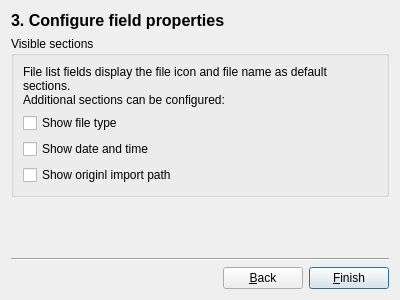
<?xml version="1.0" encoding="UTF-8"?>
<ui version="4.0">
 <class>FilesFieldWizard</class>
 <widget class="QWidget" name="FilesFieldWizard">
  <property name="geometry">
   <rect>
    <x>0</x>
    <y>0</y>
    <width>400</width>
    <height>300</height>
   </rect>
  </property>
  <property name="windowTitle">
   <string>Form</string>
  </property>
  <layout class="QVBoxLayout" name="verticalLayout_2">
   <item>
    <widget class="QLabel" name="label">
     <property name="styleSheet">
      <string notr="true">font-size: 16px;
font-weight: bold;</string>
     </property>
     <property name="text">
      <string>3. Configure field properties</string>
     </property>
    </widget>
   </item>
   <item>
    <widget class="QGroupBox" name="groupBox">
     <property name="title">
      <string>Visible sections</string>
     </property>
     <property name="checkable">
      <bool>false</bool>
     </property>
     <layout class="QVBoxLayout" name="verticalLayout">
      <item>
       <widget class="QLabel" name="label_2">
        <property name="text">
         <string>File list fields display the file icon and file name as default sections.&lt;br&gt;
Additional sections can be configured:</string>
        </property>
        <property name="wordWrap">
         <bool>true</bool>
        </property>
       </widget>
      </item>
      <item>
       <widget class="QCheckBox" name="fileTypeCheckBox">
        <property name="toolTip">
         <string>File extension such as .pdf</string>
        </property>
        <property name="text">
         <string>Show file type</string>
        </property>
       </widget>
      </item>
      <item>
       <widget class="QCheckBox" name="dateCheckBox">
        <property name="toolTip">
         <string>date and time as the file was imported</string>
        </property>
        <property name="text">
         <string>Show date and time</string>
        </property>
       </widget>
      </item>
      <item>
       <widget class="QCheckBox" name="originalPathCheckBox">
        <property name="toolTip">
         <string>save the original directory path from which a file was imported</string>
        </property>
        <property name="text">
         <string>Show originl import path</string>
        </property>
       </widget>
      </item>
     </layout>
    </widget>
   </item>
   <item>
    <spacer name="verticalSpacer">
     <property name="orientation">
      <enum>Qt::Vertical</enum>
     </property>
     <property name="sizeHint" stdset="0">
      <size>
       <width>20</width>
       <height>61</height>
      </size>
     </property>
    </spacer>
   </item>
   <item>
    <widget class="Line" name="line">
     <property name="orientation">
      <enum>Qt::Horizontal</enum>
     </property>
    </widget>
   </item>
   <item>
    <layout class="QHBoxLayout" name="horizontalLayout">
     <item>
      <spacer name="horizontalSpacer">
       <property name="orientation">
        <enum>Qt::Horizontal</enum>
       </property>
       <property name="sizeHint" stdset="0">
        <size>
         <width>40</width>
         <height>20</height>
        </size>
       </property>
      </spacer>
     </item>
     <item>
      <widget class="QPushButton" name="backButton">
       <property name="text">
        <string>&amp;Back</string>
       </property>
      </widget>
     </item>
     <item>
      <widget class="QPushButton" name="finishButton">
       <property name="text">
        <string>&amp;Finish</string>
       </property>
       <property name="autoDefault">
        <bool>true</bool>
       </property>
       <property name="default">
        <bool>true</bool>
       </property>
      </widget>
     </item>
    </layout>
   </item>
  </layout>
 </widget>
 <resources/>
 <connections/>
</ui>
